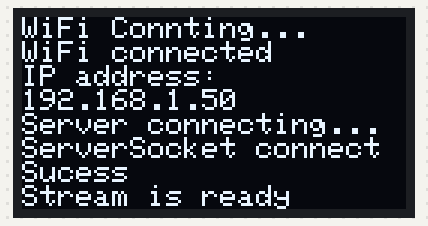
The sketch below on a simulated ESP8266 (NodeMCU). Parts: 128×64 one-colour display. WiFi joins after 1.5 s; servers stay silent unless stated; what the sketch prints to the serial monitor is not drawn.

Above: at 1.9 s.

The sketch:

WIFIStreamGIF.ino
```cpp
#include <ESP8266WiFi.h>
#include <SPI.h>
#include <Wire.h>
#include <Adafruit_GFX.h>
#include <Adafruit_SSD1306.h>
#define REST 0
#define OLED_RESET -1
#define SCREEN_WIDTH 128 // OLED display width, in pixels
#define SCREEN_HEIGHT 64 // OLED display height, in pixels
Adafruit_SSD1306 display(SCREEN_WIDTH, SCREEN_HEIGHT, &Wire, OLED_RESET);
#define LOGO_HEIGHT   128
#define LOGO_WIDTH    64

const char* ssid     = "wifissid"; //wifi ssid
const char* password = "widipassword"; //wifi password
const char* host = "serveripaddress"; // Server ipaddress
const int port = 5045; //Server poer
const int framedelay = 40; //control draw speed

int socketstate = 0;
unsigned char drawbitmap [1024]={};
WiFiClient client;


void setup() {
  Serial.begin(115200);
  WiFi.begin(ssid, password);
  display.begin(SSD1306_SWITCHCAPVCC, 0x3c);
  display.clearDisplay();
  display.setTextSize(1);
  display.setTextColor(WHITE);
  display.setCursor(0,0);
  display.println(F("WiFi Connting..."));
  display.display();
  while (WiFi.status() != WL_CONNECTED)
    {
        delay(500);
        Serial.println("WiFi Connting");
    }

  display.println(F("WiFi connected"));
  display.println(F("IP address:"));
  display.println(WiFi.localIP());
  display.println(F("Server connecting..."));
  display.display();

  Serial.println("");
  Serial.println("WiFi connected");
  Serial.println("IP address: ");
  Serial.println(WiFi.localIP());

}

void loop() {

  if(socketstate!=1 && WiFi.status()==WL_CONNECTED)
  {
    socketstate = client.connect(host, port);

    if(socketstate!=1){
      Serial.println("Client connect false");
    }else{
      Serial.println("Client connect sucess");
      display.println(F("ServerSocket connect Sucess"));
      display.println(F("Stream is ready"));
      display.display();
    }

  }

  while(client.available()){
    client.readBytes(drawbitmap,1024);
    client.flush();
    display.clearDisplay();
    display.drawBitmap( 0,0,drawbitmap, 128, 64, 1);
    display.display();
    delay(framedelay);
  }
}
```
